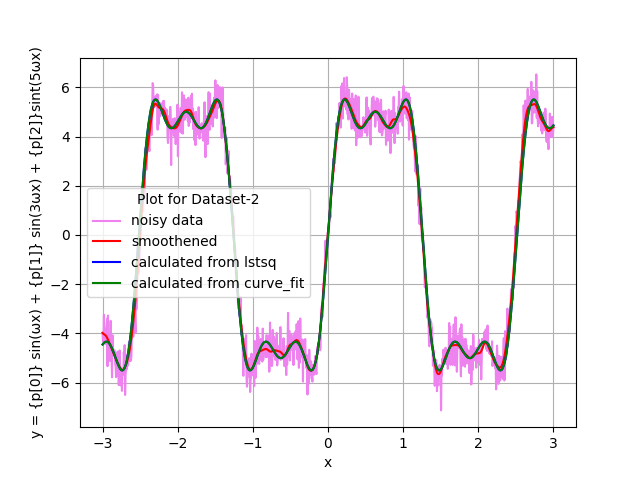

This figure's Python source:
from scipy.optimize import curve_fit
import numpy as np
import matplotlib.pyplot as plt

data = np.loadtxt("dataset2.txt")
x = data[:, 0]
y = data[:, 1]                              # Extracting data from dataset

xnew = x
ynew = y
for i in range(100):                        # Number of iterations for smoothening curve to remove noise
    x_temp = []
    y_temp = []
    x_temp.append(xnew[0])                  # Appending  initial values as they won't be appended in this algorithm
    y_temp.append(ynew[0])
    for j in range(1, len(ynew)):
        y_temp.append((ynew[j] + ynew[j - 1]) * 0.5)
        x_temp.append((xnew[j] + xnew[j - 1]) * 0.5)
    x_temp.append(xnew[len(ynew)- 1])
    y_temp.append(ynew[len(ynew) - 1])
    ynew = (np.array(y_temp))               # Converting to np array and storing 
    xnew = (np.array(x_temp))
 
dict = {key: value for key, value in zip(xnew, ynew)}           # dict having values of y corresponding to x
xmin = 100
xmax = -100                                         # defining xmin and xmax for calculating T
pos = xnew[xnew>0]
neg = xnew[xnew<0]                                  # lists for storing positive and negative values of x
neg = neg[::-1]

for i in pos:
    # print(dict[i])
    if dict[i] <= 0.02:
        xmax = i
        break
skip = 0
for i in neg:
    if dict[i] >= -0.02:
        xmin = i
        if skip == 1:                           # skipping as 0 is also satifying the conditions, and if not ignored(find out after analysing data)
            break
        skip = 1
T = xmax - xmin                                 # Defining time period as the difference between values having same y(0)

def f1(x, p):                                
    return p[0] * np.sin((2*(np.pi)*x)/T )+ p[1] * np.sin((3*2*(np.pi)*x)/T) + p[2] * np.sin((5*2*(np.pi)*x)/T)

def f2(x, p0, p1, p2):                          # function for curve_fit
    return p0 * np.sin((2*(np.pi)*x)/T )+ p1 * np.sin((3*2*(np.pi)*x)/T) + p2 * np.sin((5*2*(np.pi)*x)/T)

M = np.column_stack([np.sin(((2*(np.pi))*x)/T), np.sin(3*((2*(np.pi))*x)/T), np.sin(5*((2*(np.pi))*x)/T)])
p, _, _, _ = np.linalg.lstsq(M, y, rcond=None)

yn = f1(x, p)
print(f"The estimated parameters are: {p[0]} sin(ωx) + {p[1]} sin(3ωx) + {p[2]}sint(5ωx)")

args, pcov = curve_fit(f2, x, y)
print(f"The estimated parameters from curve_fit by are: {args[0]} sin(ωx) + {args[1]} sin(3ωx) + {args[2]}sint(5ωx)")
yn1 = f2(x, args[0], args[1], args[2])

print(f"The standard deviation is {np.std(y - yn)}.")

plt.xlabel("x")
plt.ylabel("y = {p[0]} sin(ωx) + {p[1]} sin(3ωx) + {p[2]}sint(5ωx)")
plt.plot(x, y, color = "violet")
plt.plot(xnew, ynew, color = "red")                                 # plotting and saving plots
plt.plot(x, yn, color = "blue")
plt.plot(x, yn1, color = "green")
plt.grid('True')
plt.legend(['noisy data','smoothened', 'calculated from lstsq', 'calculated from curve_fit'], title='Plot for Dataset-2')
plt.savefig('dataset2.png')